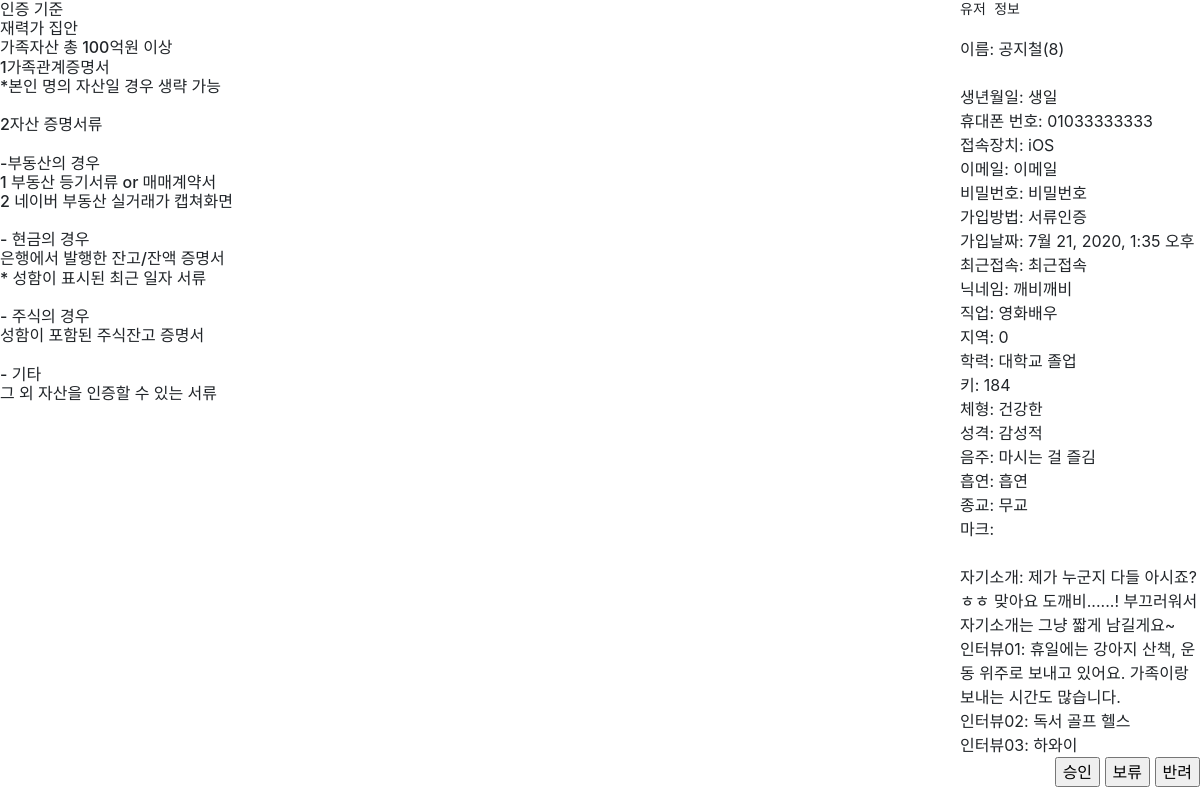
/paper_detail/8, run on the app's committed database.
### profile_validate/models.py (models this page shows, shortened)
class UserInterview(models.Model):
   user = models.ForeignKey('UserProfile', on_delete=models.CASCADE) #email
   introduce = models.TextField()
   holiday = models.TextField()
   interest = models.TextField()
   trip = models.TextField()

class UserProfile(models.Model):
    AREA_CHOICES = ((0, '서울'), (0, '경기'), (0, '인천'),
                    (1, '강원'),
                    (2, '충북'), (2, '세종'), (2, '충남'), (2, '대전'),
                    (3, '경북'), (3, '대구'), (3, '울산'), (3, '부산'), (3, '경남'),
                    (4, '전북'), (4, '전남'), (4, '광주'),
                    (5, '제주'),
                    (6, '해외'))
    user = models.ForeignKey('UserBase', on_delete=models.CASCADE)  # email
    nick = models.CharField(max_length=200)
    job = models.CharField(max_length=200)
    area = models.IntegerField(choices=AREA_CHOICES, default=0)  # 지역 카테고리화
    study = models.CharField(max_length=200)
    height = models.IntegerField()
    body = models.CharField(max_length=200)
    drink = models.CharField(max_length=200)
    smoke = models.CharField(max_length=200)
    religion = models.CharField(max_length=200)
    Character = models.CharField(max_length=200)

class UserBase(models.Model):
    user = models.ForeignKey('auth.User', on_delete=models.CASCADE)
    name = models.CharField(max_length=200)
    phone = models.CharField(max_length=200)
    sex = models.CharField(max_length=200)  # M or W
    device = models.CharField(max_length=200)  # Android or iOS
    age = models.SmallIntegerField()
    blind = models.BooleanField(default=False)
    coin = models.IntegerField(default=0)
    birth = models.DateField(auto_now_add=True)
    joined_type = models.CharField(max_length=200)
    joined_time = models.DateTimeField(auto_now_add=True)

### profile_validate/views.py (the view)
# urls.py: path('paper_detail/<int:index>', profile.paper_detail, name="paper-detail"),
def paper_detail(request, index):
    image = UserImage.objects.select_related('user__user').filter(user=index, title=False, noFilter=False)
    UserFull = UserInterview.objects.select_related('user__user').filter(user=index)
    mark = UserMark.objects.filter(user=index).values_list(flat=True)
    form = paperDetailDoneForm()
    return render(request, 'profile_validate/paper_detail.html',
                  {'imgs': image, 'user_full': UserFull[0], 'mark': mark, 'form': form})

### profile_validate/forms.py
class paperDetailDoneForm(forms.Form):
    btn = forms.CharField()

### profile_validate/templates/profile_validate/paper_detail.html (shortened to what this page needs)
{% load static %}
<!DOCTYPE html>
<html>
<head>
    <link rel="stylesheet" href="https://maxcdn.bootstrapcdn.com/bootstrap/4.1.0/css/bootstrap.min.css">
    <link rel="stylesheet" href="{% static 'css/paper_detail.css' %}">
</head>
<body>
<main>
    <wrapper>
        <left>
            <h6>
                인증 기준<br>
                재력가 집안<br>
                가족자산 총 100억원 이상<br>
                1가족관계증명서<br>
                *본인 명의 자산일 경우 생략 가능<br>
                <br>
                2자산 증명서류<br>
                <br>
                -부동산의 경우<br>
                1 부동산 등기서류 or 매매계약서<br>
                2 네이버 부동산 실거래가 캡쳐화면<br>
                <br>
                - 현금의 경우<br>
                은행에서 발행한 잔고/잔액 증명서<br>
                * 성함이 표시된 최근 일자 서류<br>
                <br>
                - 주식의 경우<br>
                성함이 포함된 주식잔고 증명서<br>
                <br>
                - 기타<br>
                그 외 자산을 인증할 수 있는 서류<br>
            </h6>
        </left>
        <middle>
        </middle>
        <right>
            <pre>유저 정보</pre>
            이름: {{ user_full.user.user.name }}({{ user_full.user_id }})<br><br>
            생년월일: 생일<br>
            휴대폰 번호: {{ user_full.user.user.phone }}<br>
            접속장치: {{ user_full.user.user.device }}<br>
            이메일: 이메일<br>
            비밀번호: 비밀번호<br>
            가입방법: {{ user_full.user.user.joined_type }}<br>
            가입날짜: {{ user_full.user.user.joined_time }}<br>
            최근접속: 최근접속<br>
            닉네임: {{ user_full.user.nick }}<br>
            직업: {{ user_full.user.job }}<br>
            지역: {{ user_full.user.area }}<br>
            학력: {{ user_full.user.study }}<br>
            키: {{ user_full.user.height }}<br>
            체형: {{ user_full.user.body }}<br>
            성격: {{ user_full.user.Character }}<br>
            음주: {{ user_full.user.drink }}<br>
            흡연: {{ user_full.user.smoke }}<br>
            종교: {{ user_full.user.religion }}<br>
            마크: {{ mark.one }} {{ mark.two }}<br><br>
            자기소개: {{ user_full.introduce }}<br>
            인터뷰01: {{ user_full.holiday }}<br>
            인터뷰02: {{ user_full.interest }}<br>
            인터뷰03: {{ user_full.trip }}<br>
        </right>
    </wrapper>
    <form action="{% url 'paperdetail-done' index=user_full.user.user.pk %}" method="POST" style="float: right">
         <input type="submit" id="confirm_btn" name="btn" value="승인">
         <input type="submit" id="delay_btn" name="btn" value="보류">
         <input type="submit" id="deny_btn" name="btn" value="반려">
    </form>
</main>
</body>
</html>

### profile_validate/static/css/paper_detail.css (style rules this page uses)
wrapper { display: flex; flex-wrap: wrap; justify-content: space-around; aligh-content: space-around; }
left { width: 20%; }
middle { width: 60%; }
right { width: 20% }

### data on the page
UserInterview: user.user.name "공지철", user_id "8", user.user.phone "01033333333", user.user.device "iOS", user.user.joined_type "서류인증", user.user.joined_time "7월 21, 2020, 1:35 오후", user.nick "깨비깨비", user.job "영화배우", user.area "0", user.study "대학교 졸업", user.height "184", user.body "건강한", user.Character "감성적", user.drink "마시는 걸 즐김", user.smoke "흡연", user.religion "무교", introduce "제가 누군지 다들 아시죠? ㅎㅎ 맞아요 도깨비......! 부끄러워서 자기소개는 그냥 짧게 남길게요~", holiday "휴일에는 강아지 산책, 운동 위주로 보내고 있어요. 가족이랑 보내는 시간도 많습니다.", interest "독서 골프 헬스", trip "하와이"
